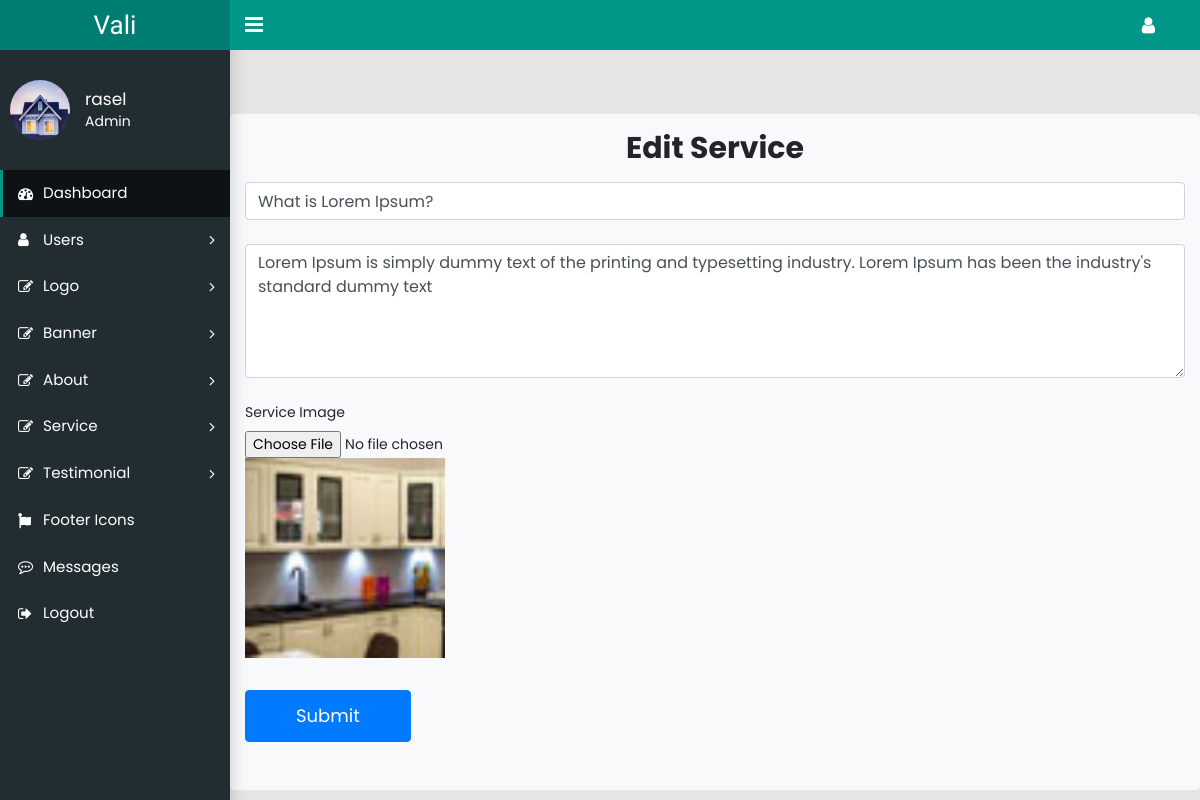
Screenshot of /edit-service.php?id=5 (signed in) with the database file from the repository.
### tables this page shows
CREATE TABLE `services` (
  `id` int(11) NOT NULL,
  `service_title` varchar(100) NOT NULL,
  `service_text` text NOT NULL,
  `service_img` varchar(500) NOT NULL,
  `status` int(11) NOT NULL
);

### edit-service.php (the view, shortened to what this page needs)
<?php
require 'db.php';
$id = $_GET['id'];
$select_data = "SELECT * FROM services WHERE id='$id'";
$select_con = mysqli_query($db, $select_data);
$single_data = mysqli_fetch_assoc($select_con);
require 'des_assets/admin-header.php';
require 'reg-assets/reg-header.php';
?>
    <link rel="stylesheet" href="custom.css">
    <main class="app-content no-padding">
        <div class="container mt-5 pt-5">
            <div class="row pt-3">
                <div class="col-lg-12 m-auto bg-light my-4 pt-2 pb-5 rounded">
                    <div class="form-title text-center py-2">
                        <h2 class=""><b>Edit Service</b></h2>
                    </div>
                    <form action="service_update.php" method="post" enctype="multipart/form-data">
                        <div class="form-group pt-2">
                            <input type="text" name="service_title" class="form-control" placeholder="service Title" value="<?php echo $single_data['service_title'] ?>" required>
                        </div>
                        <div class="form-group py-2">
                            <textarea name="service_text" class="form-control" rows="5" placeholder="service Text" required><?php echo $single_data['service_text'] ?></textarea>
                        </div>
                        <div class="form-group ">
                            <div class="form-group">
                                <label for="exampleFormControlFile1">Service Image</label>
                                <input type="file" name="service_img" class="form-control-file" onchange="loadfile(event)">
                                <img src="uploads/services/<?php echo $single_data['service_img']?>"  id="preimage" width="200px" height="200px">
                            </div>
                        </div>
                        <button type="submit" class="btn btn-primary mt-3">Submit</button>
                    </form>
                </div>
            </div>
        </div>
    </main>
<?php
require 'des_assets/admin-footer.php';
?>

### reg-assets/css/main.css (style rules this page uses)
.row { display: -webkit-box; display: -webkit-flex; display: -moz-box; display: -ms-flexbox; display: flex; -webkit-flex-wrap: wrap; -ms-flex-wrap: wrap; flex-wrap: wrap; }
html { -webkit-box-sizing: border-box; -moz-box-sizing: border-box; box-sizing: border-box; }
* { padding: 0; margin: 0; }
*, *:before, *:after { -webkit-box-sizing: inherit; -moz-box-sizing: inherit; box-sizing: inherit; }
body, h1, h2, h3, h4, h5, h6, blockquote, p, pre, dl, dd, ol, ul, figure, hr, fieldset, legend { margin: 0; padding: 0; }
button { outline: none; background: none; border: none; }
body { font-family: "Poppins", "Arial", "Helvetica Neue", sans-serif; font-weight: 400; font-size: 14px; }
h1, h2, h3, h4, h5, h6 { font-weight: 400; }
h2 { font-size: 30px; }
.btn { display: inline-block; line-height: 50px; padding: 0 50px; -webkit-transition: all 0.4s ease; -o-transition: all 0.4s ease; -moz-transition: all 0.4s ease; transition: all 0.4s ease; cursor: pointer; font-size: 18px; color: #fff; font-family: "Poppins", "Arial", "Helvetica Neue", sans-serif; }
input { outline: none; margin: 0; border: none; -webkit-box-shadow: none; -moz-box-shadow: none; box-shadow: none; width: 100%; font-size: 14px; font-family: inherit; }

### custom.css (style rules this page uses)
.no-padding { padding: 0; }

### rows the page displays
services: service_title "What is Lorem Ipsum?", service_text "Lorem Ipsum is simply dummy text of the printing and typesetting industry. Lorem Ipsum has been the industry's standard dummy text", service_img (picture)

### other values shown
$_SESSION['user_name'] "rasel"
